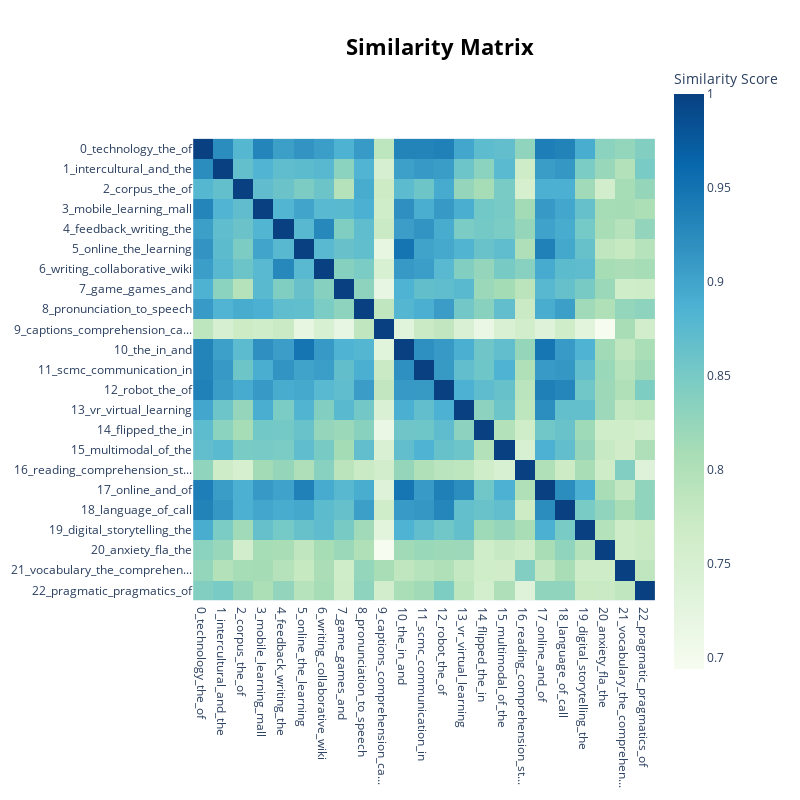

Notebook cell for this chart:
### Code cell
model.visualize_heatmap()

### Figure 1 — Plotly figure (JSON) as saved in the notebook; plotly's stock layout.template omitted (floating-point values rounded to 4 significant figures; data arrays with more than 128 entries replaced by an {"elided": "..."} marker saying what was removed)
{"data": [{"coloraxis": "coloraxis", "hovertemplate": "x: %{x}<br>y: %{y}<br>Similarity Score: %{z}<extra></extra>", "name": "0", "type": "heatmap", "x": ["0_technology_the_of", "1_intercultural_and_the", "2_corpus_the_of", "3_mobile_learning_mall", "4_feedback_writing_the", "5_online_the_learning", "6_writing_collaborative_wiki", "7_game_games_and", "8_pronunciation_to_speech", "9_captions_comprehension_ca...", "10_the_in_and", "11_scmc_communication_in", "12_robot_the_of", "13_vr_virtual_learning", "14_flipped_the_in", "15_multimodal_of_the", "16_reading_comprehension_st...", "17_online_and_of", "18_language_of_call", "19_digital_storytelling_the", "20_anxiety_fla_the", "21_vocabulary_the_comprehen...", "22_pragmatic_pragmatics_of"], "xaxis": "x", "y": ["0_technology_the_of", "1_intercultural_and_the", "2_corpus_the_of", "3_mobile_learning_mall", "4_feedback_writing_the", "5_online_the_learning", "6_writing_collaborative_wiki", "7_game_games_and", "8_pronunciation_to_speech", "9_captions_comprehension_ca...", "10_the_in_and", "11_scmc_communication_in", "12_robot_the_of", "13_vr_virtual_learning", "14_flipped_the_in", "15_multimodal_of_the", "16_reading_comprehension_st...", "17_online_and_of", "18_language_of_call", "19_digital_storytelling_the", "20_anxiety_fla_the", "21_vocabulary_the_comprehen...", "22_pragmatic_pragmatics_of"], "yaxis": "y", "z": {"elided": "23x23 float values"}}], "layout": {"coloraxis": {"colorbar": {"title": {"text": "Similarity Score"}}, "colorscale": [[0, "rgb(247,252,240)"], [0.125, "rgb(224,243,219)"], [0.25, "rgb(204,235,197)"], [0.375, "rgb(168,221,181)"], [0.5, "rgb(123,204,196)"], [0.625, "rgb(78,179,211)"], [0.75, "rgb(43,140,190)"], [0.875, "rgb(8,104,172)"], [1, "rgb(8,64,129)"]]}, "height": 800, "hoverlabel": {"bgcolor": "white", "font": {"family": "Rockwell", "size": 16}}, "legend": {"title": {"text": "Trend"}}, "margin": {"t": 60}, "showlegend": true, "title": {"font": {"color": "Black", "size": 22}, "text": "<b>Similarity Matrix</b>", "x": 0.55, "xanchor": "center", "y": 0.95, "yanchor": "top"}, "width": 800, "xaxis": {"anchor": "y", "constrain": "domain", "domain": [0, 1], "scaleanchor": "y"}, "yaxis": {"anchor": "x", "autorange": "reversed", "constrain": "domain", "domain": [0, 1]}}}
